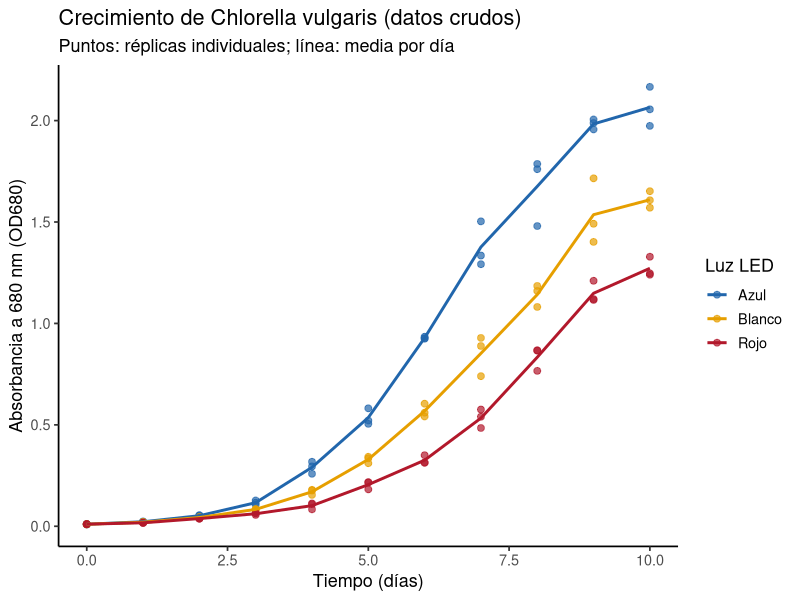
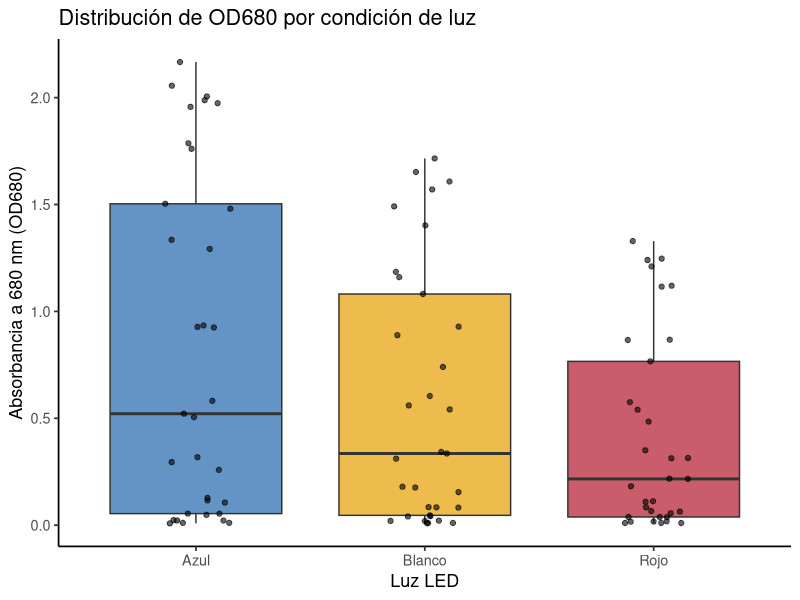
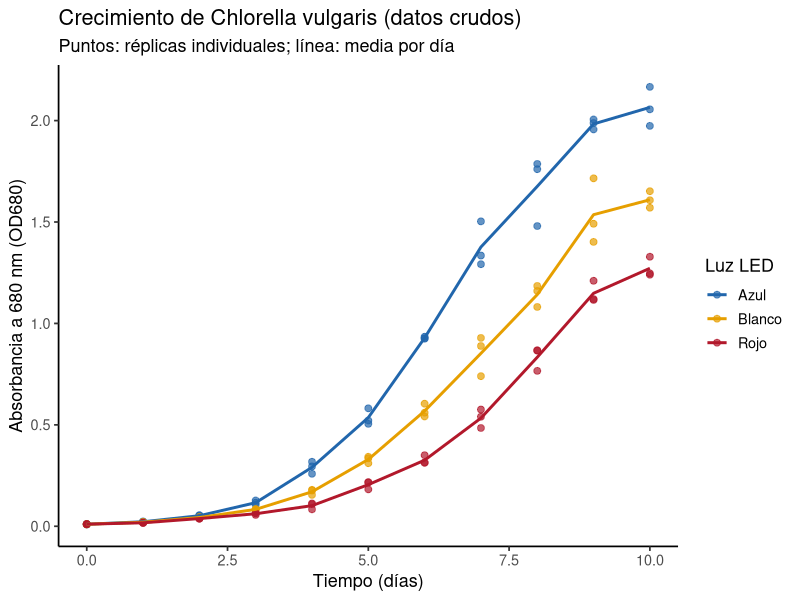
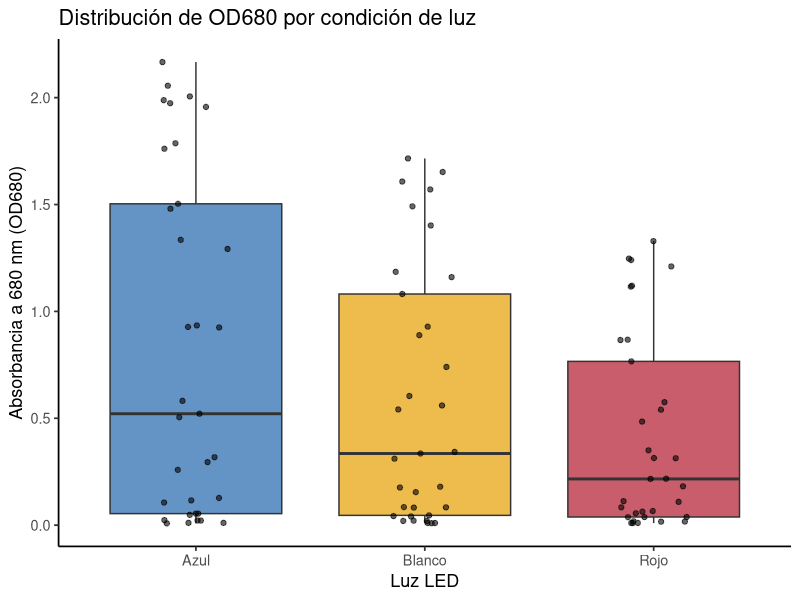

These charts were generated, in order, by the following R code:
# ==========================================================================
# 01. Contexto y toma de datos: crecimiento de Chlorella vulgaris
# ==========================================================================
# Autor: Dr. José Juan Torres Martínez
# Docente de Ciencias Químicas
# Universidad Autónoma de San Luis Potosí (UASLP)
# México
#
# Material académico para estudiantes
# Serie "Aprende R" — Lección 01
#
# Descripción: Primera lección de la serie. Se presenta el experimento
#   (crecimiento de Chlorella vulgaris bajo luz LED azul y roja), se leen
#   los datos tal como se registraron en el laboratorio (archivo
#   datos_chlorella_ancho.csv), se ordenan en R (datos ordenados o
#   "tidy data") y se hace un primer análisis exploratorio: resumen por
#   grupo, valores faltantes y gráficas iniciales. Los datos ordenados se
#   guardan para la Lección 02.
#
# Objetivos de aprendizaje:
#   - Describir un experimento: variables, unidades y réplicas.
#   - Leer datos de un archivo con read_csv().
#   - Pasar los datos del formato ancho (libreta de laboratorio) al
#     formato largo (tidy data) con pivot_longer().
#   - Resumir los datos por grupo (media, desviación estándar).
#   - Explorar los datos con gráficas antes de analizarlos.
#
# Datos: archivo datos_chlorella_ancho.csv, con las mediciones de
#   absorbancia (OD680) registradas en el laboratorio. Los valores son
#   simulados con fines didácticos, con magnitudes realistas.
# ==========================================================================

# --------------------------------------------------------------------------
# 1. Cargar paquetes
# --------------------------------------------------------------------------
library(tidyverse)

# --------------------------------------------------------------------------
# 2. El experimento (contexto)
# --------------------------------------------------------------------------
# Pregunta: ¿La luz LED azul o la luz LED roja produce un mayor crecimiento
#   de la microalga Chlorella vulgaris?
#
# Diseño:
#   - Organismo: Chlorella vulgaris (microalga verde).
#   - Tratamientos: luz LED azul y luz LED roja (2 condiciones).
#   - Réplicas: 3 cultivos independientes por condición (n = 3).
#   - Duración: 10 días, con una medición diaria.
#   - Variable medida: absorbancia a 680 nm (OD680), que es proporcional
#     a la densidad celular. En la práctica, las muestras con OD680 mayor
#     a 1.0 se diluyen antes de medir.
#
# Variables:
#   - dia: día del cultivo (0 a 10).
#   - luz: condición de luz (Azul, Blanco o Rojo).
#   - replica: número de réplica (1, 2 o 3).
#   - OD680: absorbancia a 680 nm (sin unidades).

# --------------------------------------------------------------------------
# 3. Leer los datos tal como se registraron en el laboratorio
# --------------------------------------------------------------------------
# El archivo viene en formato ANCHO, como en la libreta o la hoja de
# cálculo: una fila por día y una columna por réplica. Así NO se analizan
# bien en R; primero hay que ordenarlos (sección 4).

datos_ancho <- read_csv("datos_chlorella_ancho.csv", show_col_types = FALSE)

print(datos_ancho)

# --------------------------------------------------------------------------
# 4. Ordenar los datos (tidy data, formato largo)
# --------------------------------------------------------------------------
# Regla de los datos ordenados ("tidy data"):
#   - Cada variable es una columna.
#   - Cada observación es una fila.
#   - Cada valor es una celda.
# Con pivot_longer() pasamos del formato ancho al formato largo.

datos <- datos_ancho %>%
  pivot_longer(
    cols = -dia,
    names_to = c("luz", "replica"),
    names_sep = "_R",
    values_to = "OD680"
  ) %>%
  mutate(replica = as.integer(replica))

print(datos)

# --------------------------------------------------------------------------
# 5. Primer análisis: resumen por día y condición
# --------------------------------------------------------------------------
resumen <- datos %>%
  group_by(dia, luz) %>%
  summarise(
    n        = n(),
    media_OD = mean(OD680),
    de_OD    = sd(OD680),
    min_OD   = min(OD680),
    max_OD   = max(OD680),
    .groups = "drop"
  )

print(resumen)

# --------------------------------------------------------------------------
# 6. Revisión de calidad: valores faltantes y valores fuera de rango
# --------------------------------------------------------------------------
# ¿Hay valores faltantes? (debe ser 0)
sum(is.na(datos$OD680))

# ¿Hay valores fuera de rango? (OD680 debe estar entre 0 y 3)
filter(datos, OD680 < 0 | OD680 > 3)

# --------------------------------------------------------------------------
# 7. Exploración gráfica (antes de analizar, hay que mirar los datos)
# --------------------------------------------------------------------------
# Gráfica 1: OD680 contra el tiempo; puntos = réplicas, línea = media.
grafica_puntos <- ggplot(datos, aes(x = dia, y = OD680, color = luz)) +
  geom_point(size = 2, alpha = 0.7) +
  geom_line(
    data = resumen,
    aes(x = dia, y = media_OD, group = luz),
    linewidth = 1
  ) +
  scale_color_manual(
    values = c("Azul" = "#2166ac", "Blanco" = "#E69F00", "Rojo" = "#b2182b")
  ) +
  labs(
    x = "Tiempo (días)",
    y = "Absorbancia a 680 nm (OD680)",
    color = "Luz LED",
    title = "Crecimiento de Chlorella vulgaris (datos crudos)",
    subtitle = "Puntos: réplicas individuales; línea: media por día"
  ) +
  theme_classic(base_size = 13)

print(grafica_puntos)

# Gráfica 2: distribución de OD680 por condición de luz (caja y puntos).
grafica_caja <- ggplot(datos, aes(x = luz, y = OD680, fill = luz)) +
  geom_boxplot(alpha = 0.7) +
  geom_jitter(width = 0.15, size = 1.5, alpha = 0.6) +
  scale_fill_manual(
    values = c("Azul" = "#2166ac", "Blanco" = "#E69F00", "Rojo" = "#b2182b")
  ) +
  labs(
    x = "Luz LED",
    y = "Absorbancia a 680 nm (OD680)",
    title = "Distribución de OD680 por condición de luz"
  ) +
  theme_classic(base_size = 13) +
  theme(legend.position = "none")

print(grafica_caja)

# --------------------------------------------------------------------------
# 8. Guardar los datos ordenados para la Lección 02
# --------------------------------------------------------------------------
write_csv(datos, "datos_chlorella.csv")

# --------------------------------------------------------------------------
# 9. Exportar las gráficas
# --------------------------------------------------------------------------
# Todas las gráficas de la lección se guardan como archivos PNG en alta
# resolución (300 dpi), listas para un informe o una presentación.
ggsave("01_exploracion_puntos.png", grafica_puntos,
       width = 18, height = 12, units = "cm", dpi = 300)
ggsave("01_exploracion_caja.png", grafica_caja,
       width = 16, height = 12, units = "cm", dpi = 300)

# --------------------------------------------------------------------------
# Interpretación: Gráfica 1 (OD680 contra el tiempo)
# --------------------------------------------------------------------------
# - Eje X: tiempo, en días (0 a 10). Es el tiempo desde que se inició el
#   cultivo.
# - Eje Y: absorbancia a 680 nm (OD680), adimensional (no tiene unidades:
#   es una medida de cuánta luz absorbe el cultivo, y crece cuando hay más
#   células). Un OD680 de 0 significa cultivo casi sin células; un OD680
#   de 2 significa un cultivo denso.
# - Lo que se aprecia: los puntos (cada réplica) suben con el tiempo y la
#   línea (la media por día) también sube. La curva azul sube más rápido
#   y llega más alto; la blanca (control, luz blanca) queda en medio y
#   la roja queda abajo. Al principio (días 0-1) las tres están casi en
#   cero; después se separan.
# - Qué significa: el cultivo crece con el tiempo. La luz azul produce
#   más crecimiento que el control con luz blanca, y la luz roja produce
#   menos que el control.
#
# Interpretación: Gráfica 2 (distribución de OD680 por luz)
# --------------------------------------------------------------------------
# - Eje X: condición de luz (Azul, Blanco o Rojo). No es una cantidad,
#   son tres grupos.
# - Eje Y: absorbancia a 680 nm (OD680), adimensional, igual que arriba.
# - Lo que se aprecia: cada caja resume todas las mediciones de un
#   tratamiento. La línea dentro de la caja es la mediana (el valor del
#   medio). La caja cubre el 50% central de los datos. Los puntos son las
#   mediciones. La caja azul está más arriba que la blanca (control) y
#   la roja está más abajo: la azul tiene los valores mayores, la blanca
#   queda en medio y la roja los menores.
# - Qué significa: en conjunto, la luz azul da valores de OD680 más altos
#   que el control con luz blanca, y la luz roja da valores más bajos que
#   el control. La dispersión (el ancho de la caja y de los puntos)
#   muestra que los valores varían entre días y réplicas, lo cual es
#   normal porque el cultivo crece con el tiempo.

# --------------------------------------------------------------------------
# Qué aprendimos
# --------------------------------------------------------------------------
# - Los datos se toman en el laboratorio como mediciones reales (OD680 por
#   día y por réplica) y se ordenan en formato tidy para poder analizarlos.
# - Antes de analizar, hay que mirar los datos: un gráfico de puntos contra
#   el tiempo muestra el crecimiento, y un gráfico de caja compara los
#   tratamientos.
# - La OD680 es adimensional y crece cuando hay más células; por eso sirve
#   para seguir el crecimiento del cultivo.
# - La luz azul produce más crecimiento que el control con luz blanca, y
#   la luz roja produce menos que el control.

# --------------------------------------------------------------------------
# Qué sigue (Lección 02)
# --------------------------------------------------------------------------
# En la Lección 02 tomaremos este archivo (datos_chlorella.csv),
# convertiremos la OD680 a densidad celular (células/mL) con la
# calibración, calcularemos la velocidad específica de crecimiento (mu)
# A PARTIR DE LOS DATOS, y graficaremos la curva de crecimiento. Nada de
# lo que calcularemos está dado de
# antemano: todo sale de estas mediciones.
